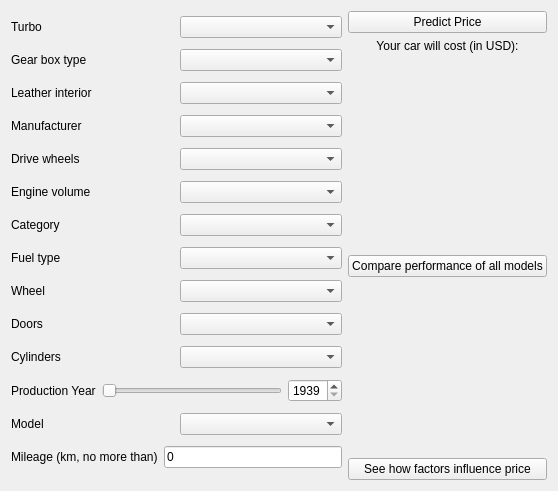
<?xml version="1.0" encoding="UTF-8"?>
<ui version="4.0">
 <class>Widget</class>
 <widget class="QWidget" name="Widget">
  <property name="geometry">
   <rect>
    <x>0</x>
    <y>0</y>
    <width>558</width>
    <height>491</height>
   </rect>
  </property>
  <property name="minimumSize">
   <size>
    <width>558</width>
    <height>491</height>
   </size>
  </property>
  <property name="windowTitle">
   <string>Car Prediction Model</string>
  </property>
  <property name="windowIcon">
   <iconset theme="applications-utilities"/>
  </property>
  <layout class="QGridLayout" name="gridLayout_2">
   <item row="0" column="0">
    <layout class="QVBoxLayout" name="verticalLayout">
     <item>
      <layout class="QHBoxLayout" name="horizontalLayout_9">
       <item>
        <widget class="QLabel" name="QLabel_turbo">
         <property name="text">
          <string>Turbo</string>
         </property>
        </widget>
       </item>
       <item>
        <widget class="QComboBox" name="QComboBox_turbo"/>
       </item>
      </layout>
     </item>
     <item>
      <layout class="QHBoxLayout" name="horizontalLayout_6">
       <item>
        <widget class="QLabel" name="QLabel_gear_box_type">
         <property name="text">
          <string>Gear box type</string>
         </property>
        </widget>
       </item>
       <item>
        <widget class="QComboBox" name="QComboBox_gear_box_type"/>
       </item>
      </layout>
     </item>
     <item>
      <layout class="QHBoxLayout" name="horizontalLayout_3">
       <item>
        <widget class="QLabel" name="QLabel_leather_interior">
         <property name="text">
          <string>Leather interior</string>
         </property>
        </widget>
       </item>
       <item>
        <widget class="QComboBox" name="QComboBox_leather_interior"/>
       </item>
      </layout>
     </item>
     <item>
      <layout class="QHBoxLayout" name="horizontalLayout">
       <item>
        <widget class="QLabel" name="QLabel_manufacturer">
         <property name="text">
          <string>Manufacturer</string>
         </property>
        </widget>
       </item>
       <item>
        <widget class="QComboBox" name="QComboBox_manufacturer"/>
       </item>
      </layout>
     </item>
     <item>
      <layout class="QHBoxLayout" name="horizontalLayout_7">
       <item>
        <widget class="QLabel" name="QLabel_drive_wheels">
         <property name="text">
          <string>Drive wheels</string>
         </property>
        </widget>
       </item>
       <item>
        <widget class="QComboBox" name="QComboBox_drive_wheels"/>
       </item>
      </layout>
     </item>
     <item>
      <layout class="QHBoxLayout" name="horizontalLayout_5">
       <item>
        <widget class="QLabel" name="QLabel_engine_volume">
         <property name="text">
          <string>Engine volume</string>
         </property>
        </widget>
       </item>
       <item>
        <widget class="QComboBox" name="QComboBox_engine_volume"/>
       </item>
      </layout>
     </item>
     <item>
      <layout class="QHBoxLayout" name="horizontalLayout_2">
       <item>
        <widget class="QLabel" name="QLabel_category">
         <property name="text">
          <string>Category</string>
         </property>
        </widget>
       </item>
       <item>
        <widget class="QComboBox" name="QComboBox_category"/>
       </item>
      </layout>
     </item>
     <item>
      <layout class="QHBoxLayout" name="horizontalLayout_4">
       <item>
        <widget class="QLabel" name="QLabel_fuel_type">
         <property name="text">
          <string>Fuel type</string>
         </property>
        </widget>
       </item>
       <item>
        <widget class="QComboBox" name="QComboBox_fuel_type"/>
       </item>
      </layout>
     </item>
     <item>
      <layout class="QHBoxLayout" name="horizontalLayout_8">
       <item>
        <widget class="QLabel" name="QLabel_wheel">
         <property name="text">
          <string>Wheel</string>
         </property>
        </widget>
       </item>
       <item>
        <widget class="QComboBox" name="QComboBox_wheel"/>
       </item>
      </layout>
     </item>
     <item>
      <layout class="QHBoxLayout" name="horizontalLayout_11">
       <item>
        <widget class="QLabel" name="QLabel_doors">
         <property name="text">
          <string>Doors</string>
         </property>
        </widget>
       </item>
       <item>
        <widget class="QComboBox" name="QComboBox_doors"/>
       </item>
      </layout>
     </item>
     <item>
      <layout class="QHBoxLayout" name="horizontalLayout_10">
       <item>
        <widget class="QLabel" name="QLabel_cylinders">
         <property name="text">
          <string>Cylinders</string>
         </property>
        </widget>
       </item>
       <item>
        <widget class="QComboBox" name="QComboBox_cylinders"/>
       </item>
      </layout>
     </item>
     <item>
      <layout class="QHBoxLayout" name="horizontalLayout_13">
       <item>
        <widget class="QLabel" name="QLabel_prod_year">
         <property name="text">
          <string>Production Year</string>
         </property>
        </widget>
       </item>
       <item>
        <widget class="QSlider" name="QSlider_prod_year">
         <property name="minimum">
          <number>1939</number>
         </property>
         <property name="maximum">
          <number>2020</number>
         </property>
         <property name="orientation">
          <enum>Qt::Horizontal</enum>
         </property>
        </widget>
       </item>
       <item>
        <widget class="QSpinBox" name="QSpinBox_prod_year">
         <property name="minimum">
          <number>1939</number>
         </property>
         <property name="maximum">
          <number>2020</number>
         </property>
         <property name="stepType">
          <enum>QAbstractSpinBox::DefaultStepType</enum>
         </property>
        </widget>
       </item>
      </layout>
     </item>
     <item>
      <layout class="QHBoxLayout" name="horizontalLayout_12">
       <item>
        <widget class="QLabel" name="QLabel_model">
         <property name="text">
          <string>Model</string>
         </property>
        </widget>
       </item>
       <item>
        <widget class="QComboBox" name="QComboBox_model"/>
       </item>
      </layout>
     </item>
     <item>
      <layout class="QHBoxLayout" name="horizontalLayout_14">
       <item>
        <widget class="QLabel" name="QLabel_model_2">
         <property name="text">
          <string>Mileage (km, no more than)</string>
         </property>
        </widget>
       </item>
       <item>
        <widget class="QLineEdit" name="QLineEdit_mileage">
         <property name="inputMask">
          <string>90000000</string>
         </property>
         <property name="text">
          <string>0</string>
         </property>
        </widget>
       </item>
      </layout>
     </item>
    </layout>
   </item>
   <item row="0" column="1">
    <layout class="QVBoxLayout" name="verticalLayout_2">
     <item>
      <widget class="QPushButton" name="predict_button">
       <property name="text">
        <string>Predict Price</string>
       </property>
      </widget>
     </item>
     <item>
      <widget class="QLabel" name="QLabel_car_cost_announce">
       <property name="text">
        <string>Your car will cost (in USD):</string>
       </property>
       <property name="alignment">
        <set>Qt::AlignCenter</set>
       </property>
      </widget>
     </item>
     <item>
      <widget class="QLabel" name="QLabel_car_cost">
       <property name="text">
        <string/>
       </property>
       <property name="alignment">
        <set>Qt::AlignCenter</set>
       </property>
      </widget>
     </item>
     <item>
      <spacer name="verticalSpacer_2">
       <property name="orientation">
        <enum>Qt::Vertical</enum>
       </property>
       <property name="sizeHint" stdset="0">
        <size>
         <width>20</width>
         <height>40</height>
        </size>
       </property>
      </spacer>
     </item>
     <item>
      <widget class="QPushButton" name="compare_performance_button">
       <property name="text">
        <string>Compare performance of all models</string>
       </property>
      </widget>
     </item>
     <item>
      <spacer name="verticalSpacer">
       <property name="orientation">
        <enum>Qt::Vertical</enum>
       </property>
       <property name="sizeHint" stdset="0">
        <size>
         <width>20</width>
         <height>40</height>
        </size>
       </property>
      </spacer>
     </item>
     <item>
      <widget class="QPushButton" name="button_influence_of_factors">
       <property name="text">
        <string>See how factors influence price</string>
       </property>
      </widget>
     </item>
    </layout>
   </item>
  </layout>
 </widget>
 <resources/>
 <connections/>
</ui>
